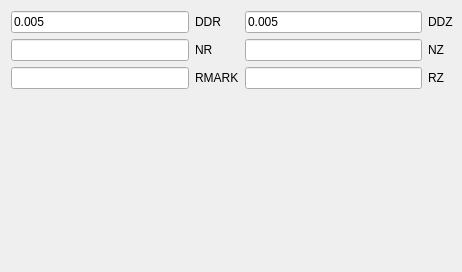
             <widget class="QWidget" name="meshPage">
              <property name="geometry">
               <rect>
                <x>0</x>
                <y>0</y>
                <width>462</width>
                <height>272</height>
               </rect>
              </property>
              <attribute name="label">
               <string>Mesh</string>
              </attribute>
              <attribute name="toolTip">
               <string>Mesh settings (m)</string>
              </attribute>
              <layout class="QVBoxLayout" name="verticalLayout_10">
               <property name="rightMargin">
                <number>9</number>
               </property>
               <item>
                <layout class="QGridLayout" name="gridLayout_3">
                 <item row="1" column="1">
                  <widget class="QLabel" name="label_5">
                   <property name="text">
                    <string>NR</string>
                   </property>
                  </widget>
                 </item>
                 <item row="1" column="0">
                  <widget class="QLineEdit" name="NR">
                   <property name="toolTip">
                    <string>Number of mesh lines in the r-direction.
NR=(Total radius of the structure)/DDR+1.
If this input method is chosen, only one mesh size can be
used in the r-direction.</string>
                   </property>
                   <property name="maxLength">
                    <number>100</number>
                   </property>
                  </widget>
                 </item>
                 <item row="0" column="0">
                  <widget class="QLineEdit" name="DDR">
                   <property name="toolTip">
                    <string>[meter] Mesh sizes in the r-direction. This is actually an array.
Different mesh sizes can be used for radial intervals
defined by RMARK. For example, “DDR=0.02, 0.01,
RMARK=0.1, 0.2&quot; means that the mesh sizes are 0.02m
from r=0.0m to r=0.1m, and 0.01m from r=0.1m to
r=0.2m. When more than one mesh sizes are used, the
radial coordinates of their borders are marked by arrows
in a plot of the cavity shape actually used.</string>
                   </property>
                   <property name="text">
                    <string>0.005</string>
                   </property>
                   <property name="maxLength">
                    <number>100</number>
                   </property>
                  </widget>
                 </item>
                 <item row="0" column="1">
                  <widget class="QLabel" name="label_3">
                   <property name="text">
                    <string>DDR</string>
                   </property>
                  </widget>
                 </item>
                 <item row="2" column="0">
                  <widget class="QLineEdit" name="RMARK">
                   <property name="toolTip">
                    <string>[meter] The r coordinates which define intervals where different
radial mesh sizes are applied. Between RMARK(I) and
RMARK(I+1), the radial mesh size is DDR(I). If no
value is specified, RMARK(1) is automatically set to be
the total radius of the structure.</string>
                   </property>
                   <property name="maxLength">
                    <number>100</number>
                   </property>
                  </widget>
                 </item>
                 <item row="2" column="1">
                  <widget class="QLabel" name="label_7">
                   <property name="text">
                    <string>RMARK</string>
                   </property>
                  </widget>
                 </item>
                 <item row="0" column="3">
                  <widget class="QLineEdit" name="DDZ">
                   <property name="toolTip">
                    <string>[meter] Mesh size in the z-direction. Only one mesh size can be
used in the z-direction.</string>
                   </property>
                   <property name="text">
                    <string>0.005</string>
                   </property>
                   <property name="maxLength">
                    <number>100</number>
                   </property>
                  </widget>
                 </item>
                 <item row="0" column="4">
                  <widget class="QLabel" name="label_4">
                   <property name="text">
                    <string>DDZ</string>
                   </property>
                  </widget>
                 </item>
                 <item row="1" column="3">
                  <widget class="QLineEdit" name="NZ">
                   <property name="toolTip">
                    <string>Number of mesh lines in the z direction.
NZ=(Total length of the structure)/DDZ+1.</string>
                   </property>
                   <property name="maxLength">
                    <number>100</number>
                   </property>
                  </widget>
                 </item>
                 <item row="1" column="4">
                  <widget class="QLabel" name="label_6">
                   <property name="text">
                    <string>NZ</string>
                   </property>
                  </widget>
                 </item>
                 <item row="2" column="3">
                  <widget class="QLineEdit" name="RZ">
                   <property name="toolTip">
                    <string>[meter] The values of variables RZi (i=1,100) which may be used
in the subsequent input of the cavity geometry. The values
can be specified either as RZ=v1,v2,...,vn or as
RZ(1)=v1, RZ(2)=v2,...,RZ(n)=vn. If the values
are specified, but not used in the input of the cavity
geometry, they are ignored. One can use -RZi in the
meaning of -vi in the cavity geometry input.</string>
                   </property>
                   <property name="maxLength">
                    <number>100</number>
                   </property>
                  </widget>
                 </item>
                 <item row="2" column="4">
                  <widget class="QLabel" name="label_9">
                   <property name="text">
                    <string>RZ</string>
                   </property>
                  </widget>
                 </item>
                </layout>
               </item>
               <item>
                <spacer name="verticalSpacer_3">
                 <property name="orientation">
                  <enum>Qt::Vertical</enum>
                 </property>
                 <property name="sizeHint" stdset="0">
                  <size>
                   <width>20</width>
                   <height>40</height>
                  </size>
                 </property>
                </spacer>
               </item>
              </layout>
             </widget>
